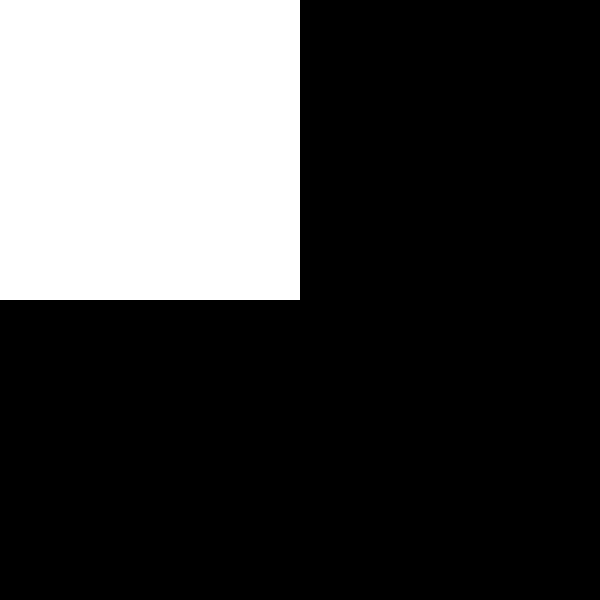
Frame 1 (no input)
Frame 60 (no input): identical to frame 1, image omitted
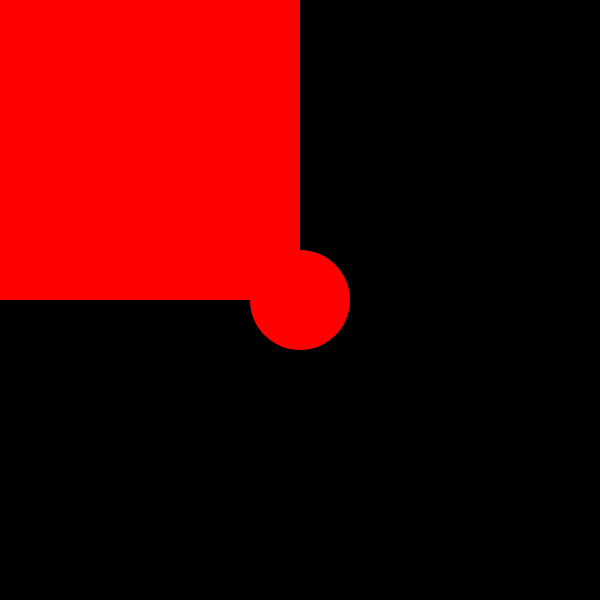
Frame 120 (the mouse pressed at the canvas centre since frame 60)

The p5.js sketch that drew these frames (run headless with seeded random() and noise() and a simulated clock; from frame 60 on, the mouse is pressed at the canvas centre):

// p5.js sketch
// ── sketch.js
function setup() {
	createCanvas(600, 600);
	fill(255, 255, 255);

}

function draw()
{
	background(0, 0, 0);
 	noStroke()
	rect(0, 0, width/2, height/2);
	ellipse(mouseX, mouseY, 100, 100);
	
}

function mousePressed()
{
	fill(255, 0, 0)
}

function keyPressed()
{
	fill(255, 255, 0)
}
